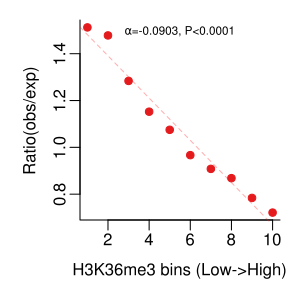

This chart was generated by the following R code:
dev.new()
cairo_pdf("h3k36me3_mut.pdf",3,3)
par(mar=c(4,4,1,1),mgp=c(2,.5,0))

#==========================
#    plot h3 and mutation
#==========================
mydata<-read.table("data/methyl_bin_mut.txt")
h3<-aggregate(V3~V1, data = mydata, mean)
rownames(h3)<-h3$V1
bins<-paste0("bin",1:10)
h3<-h3[bins,]
x<-1:10
y1<-h3$V3
cl<-brewer.pal(4,"Set1")
l.col<-c()
t<-80
l.col[1]<-rgb(228,26,28,t,maxColorValue=228)
l.col[2]<-rgb(55,126,184,t,maxColorValue=184)

plot(x,y1,xlab="H3K36me3 bins (Low->High)",ylab="Ratio(obs/exp)",bty="l",col=cl[1],pch=19,lty=2)
fit<-lm(y1~x)
abline(fit,lty=2,col=l.col[1])
tmp<-cor.test(x,y1)
r<-signif(tmp$estimate,3)
alpha<-signif(fit$coefficients[2],3)
mtext(paste0("\u03b1","=",alpha,", P<0.0001"),3,cex=.7,line=-1)
dev.off()
